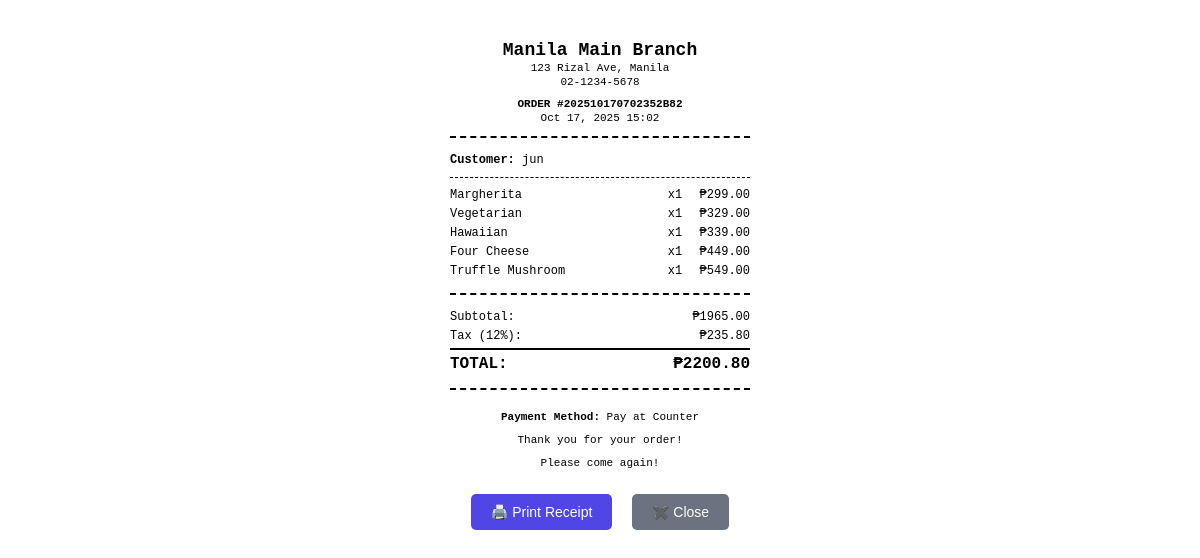
Screenshot of /sales/pos/receipt/1/ (signed in) with the database file from the repository.
### orders/models.py (models this page shows, shortened)
class Order(models.Model):
    STATUS_CHOICES = [
        ('pending', 'Pending Payment'),
        ('paid', 'Paid'),
        ('preparing', 'Preparing'),
        ('ready', 'Ready for Pickup'),
        ('completed', 'Completed'),
        ('cancelled', 'Cancelled'),
    ]
    PAYMENT_CHOICES = [
        ('counter', 'Pay at Counter'),
        ('gcash', 'GCash'),
        ('paymaya', 'PayMaya'),
    ]
    order_number = models.CharField(max_length=20, unique=True, editable=False)
    branch = models.ForeignKey('inventory.Branch', on_delete=models.CASCADE, related_name='orders')
    customer_name = models.CharField(max_length=100, blank=True)
    customer_phone = models.CharField(max_length=20, blank=True)
    table_number = models.CharField(max_length=10, blank=True)
    subtotal = models.DecimalField(max_digits=10, decimal_places=2, default=0)
    tax = models.DecimalField(max_digits=10, decimal_places=2, default=0)
    total_amount = models.DecimalField(max_digits=10, decimal_places=2)
    payment_method = models.CharField(max_length=20, choices=PAYMENT_CHOICES)
    payment_reference = models.CharField(max_length=100, blank=True)
    status = models.CharField(max_length=20, choices=STATUS_CHOICES, default='pending')
    notes = models.TextField(blank=True)
    created_at = models.DateTimeField(auto_now_add=True)
    paid_at = models.DateTimeField(null=True, blank=True)
    completed_at = models.DateTimeField(null=True, blank=True)
    updated_at = models.DateTimeField(auto_now=True)
    class Meta:
        ordering = ['-created_at']
        indexes = [
            models.Index(fields=['-created_at']),
            models.Index(fields=['branch', 'status']),
            models.Index(fields=['order_number']),
        ]

class OrderItem(models.Model):
    order = models.ForeignKey(Order, on_delete=models.CASCADE, related_name='items')
    sku = models.ForeignKey('inventory.SKU', on_delete=models.CASCADE)
    quantity = models.PositiveIntegerField(validators=[MinValueValidator(1)])
    unit_price = models.DecimalField(max_digits=8, decimal_places=2, validators=[MinValueValidator(Decimal('0.01'))])
    notes = models.CharField(max_length=200, blank=True)
    class Meta:
        ordering = ['id']
    def get_total(self):
        return self.unit_price * self.quantity

### inventory/models.py (models this page shows, shortened)
class Branch(models.Model):
    name = models.CharField(max_length=100)
    code = models.CharField(max_length=20, unique=True)
    address = models.TextField()
    phone = models.CharField(max_length=20)
    is_active = models.BooleanField(default=True)
    qr_code = models.ImageField(upload_to='qr_codes/', blank=True, null=True)
    created_at = models.DateTimeField(auto_now_add=True)
    class Meta:
        ordering = ['name']
        verbose_name_plural = 'Branches'

class SKU(models.Model):
    name = models.CharField(max_length=100)
    description = models.TextField(blank=True)
    category = models.ForeignKey(Category, on_delete=models.CASCADE, related_name='skus')
    price = models.DecimalField(max_digits=8, decimal_places=2, validators=[MinValueValidator(Decimal('0.01'))])
    image = models.ImageField(upload_to='sku_images/', blank=True, null=True)
    is_active = models.BooleanField(default=True)
    created_at = models.DateTimeField(auto_now_add=True)
    updated_at = models.DateTimeField(auto_now=True)
    class Meta:
        ordering = ['category', 'name']
        verbose_name = 'SKU'
        verbose_name_plural = 'SKUs'

### sales/views.py (the view)
# urls.py: path('pos/receipt/<int:order_id>/', views.pos_receipt, name='pos_receipt'),  # ADD THIS
@login_required
def pos_receipt(request, order_id):
    order = get_object_or_404(Order, id=order_id)
    if not request.user.can_access_branch(order.branch):
        messages.error(request, 'Access denied.')
        return redirect('sales:pos_dashboard')
    return render(request, 'sales/pos_receipt.html', {'order': order})

### users/models.py (called while the page is built)
    def is_admin(self):
        return self.role == 'admin' or self.is_superuser

    def can_access_branch(self, branch):
        if self.is_admin():
            return True
        return self.branches.filter(id=branch.id).exists()

### templates/sales/pos_receipt.html (shortened to what this page needs)
{% load static %}
<!DOCTYPE html>
<html lang="en">
<head>
</head>
<body>
    <div class="receipt-header">
        <h1>{{ order.branch.name }}</h1>
        <p>{{ order.branch.address }}</p>
        <p>{{ order.branch.phone }}</p>
        <p style="margin-top: 10px; font-weight: bold;">ORDER #{{ order.order_number }}</p>
        <p>{{ order.created_at|date:"M d, Y H:i" }}</p>
    </div>
    <div class="receipt-body">
        {% if order.customer_name %}
        <p style="font-size: 12px; margin: 5px 0;"><strong>Customer:</strong> {{ order.customer_name }}</p>
        {% endif %}
        <div style="border-top: 1px dashed #000; margin: 10px 0;"></div>
        {% for item in order.items.all %}
        <div class="item-row">
            <span class="item-name">{{ item.sku.name }}</span>
            <span class="item-qty">x{{ item.quantity }}</span>
            <span class="item-price">₱{{ item.get_total }}</span>
        </div>
        {% endfor %}
    </div>
    <div class="totals">
        <div class="total-row">
            <span>Subtotal:</span>
            <span>₱{{ order.subtotal }}</span>
        </div>
        <div class="total-row">
            <span>Tax (12%):</span>
            <span>₱{{ order.tax }}</span>
        </div>
        <div class="total-row grand">
            <span>TOTAL:</span>
            <span>₱{{ order.total_amount }}</span>
        </div>
    </div>
    <div class="receipt-footer">
        <p><strong>Payment Method:</strong> {{ order.get_payment_method_display }}</p>
        <p style="margin-top: 10px;">Thank you for your order!</p>
        <p>Please come again!</p>
    </div>
    <div class="no-print">
        <button class="print-btn" onclick="window.print()">
            🖨️ Print Receipt
        </button>
        <button class="close-btn" onclick="window.close()">
            ✖️ Close
        </button>
    </div>
</body>
</html>

### templates/sales/pos_receipt.html (style rules this page uses)
body { font-family: 'Courier New', monospace; max-width: 300px; margin: 20px auto; padding: 20px; }
.receipt-header { text-align: center; border-bottom: 2px dashed #000; padding-bottom: 10px; margin-bottom: 10px; }
.receipt-header h1 { margin: 0; font-size: 18px; }
.receipt-header p { margin: 2px 0; font-size: 11px; }
.receipt-body { margin: 15px 0; }
.item-row { display: flex; justify-content: space-between; margin: 5px 0; font-size: 12px; }
.item-name { flex: 1; }
.item-qty { width: 30px; text-align: center; }
.item-price { width: 60px; text-align: right; }
.totals { border-top: 2px dashed #000; padding-top: 10px; margin-top: 10px; }
.total-row { display: flex; justify-content: space-between; margin: 5px 0; font-size: 12px; }
.total-row.grand { font-size: 16px; font-weight: bold; border-top: 2px solid #000; padding-top: 5px; margin-top: 5px; }
.receipt-footer { text-align: center; border-top: 2px dashed #000; padding-top: 10px; margin-top: 15px; font-size: 11px; }
.no-print { text-align: center; margin-top: 20px; }
.no-print button { padding: 10px 20px; margin: 5px; cursor: pointer; border: none; border-radius: 5px; font-size: 14px; }
.print-btn { background-color: #4F46E5; color: white; }
.close-btn { background-color: #6B7280; color: white; }

### rows the page displays
Order: branch.name "Manila Main Branch", branch.address "123 Rizal Ave, Manila", branch.phone "02-1234-5678", order_number "202510170702352B82", created_at "Oct 17, 2025 15:02", customer_name "jun", subtotal "1965.00", tax "235.80", total_amount "2200.80", payment_method "Pay at Counter"
OrderItem: sku.name "Margherita", quantity "1", get_total "299.00"
OrderItem: sku.name "Vegetarian", quantity "1", get_total "329.00"
OrderItem: sku.name "Hawaiian", quantity "1", get_total "339.00"
OrderItem: sku.name "Four Cheese", quantity "1", get_total "449.00"
OrderItem: sku.name "Truffle Mushroom", quantity "1", get_total "549.00"
